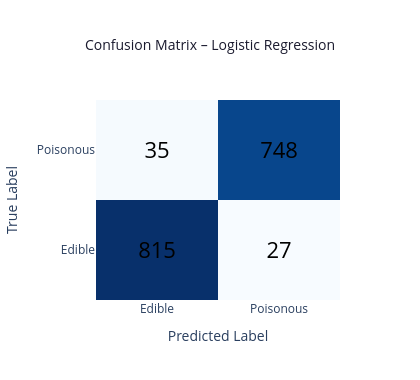

This figure's notebook cell:
### Code cell
fig_cm_lr = go.Figure(go.Heatmap(
    z=cm_lr, x=labels, y=labels,
    colorscale='Blues', showscale=False,
    text=[[str(v) for v in row] for row in cm_lr],
    texttemplate='%{text}', textfont=dict(size=22, color='black')
))
fig_cm_lr.update_layout(
    title=dict(text='Confusion Matrix – Logistic Regression',
               font=dict(size=14, color='#1a1a2e'), x=0.5),
    xaxis_title='Predicted Label', yaxis_title='True Label',
    height=380, width=420, plot_bgcolor='white'
)
fig_cm_lr.show()

### Figure 1 — Plotly figure (JSON) as saved in the notebook; plotly's stock layout.template omitted (floating-point values rounded to 4 significant figures)
{"data": [{"colorscale": [[0, "rgb(247,251,255)"], [0.125, "rgb(222,235,247)"], [0.25, "rgb(198,219,239)"], [0.375, "rgb(158,202,225)"], [0.5, "rgb(107,174,214)"], [0.625, "rgb(66,146,198)"], [0.75, "rgb(33,113,181)"], [0.875, "rgb(8,81,156)"], [1, "rgb(8,48,107)"]], "showscale": false, "text": [["815", "27"], ["35", "748"]], "textfont": {"color": "black", "size": 22}, "texttemplate": "%{text}", "type": "heatmap", "x": ["Edible", "Poisonous"], "y": ["Edible", "Poisonous"], "z": [[815, 27], [35, 748]]}], "layout": {"height": 380, "plot_bgcolor": "white", "title": {"font": {"color": "#1a1a2e", "size": 14}, "text": "Confusion Matrix – Logistic Regression", "x": 0.5}, "width": 420, "xaxis": {"title": {"text": "Predicted Label"}}, "yaxis": {"title": {"text": "True Label"}}}}
